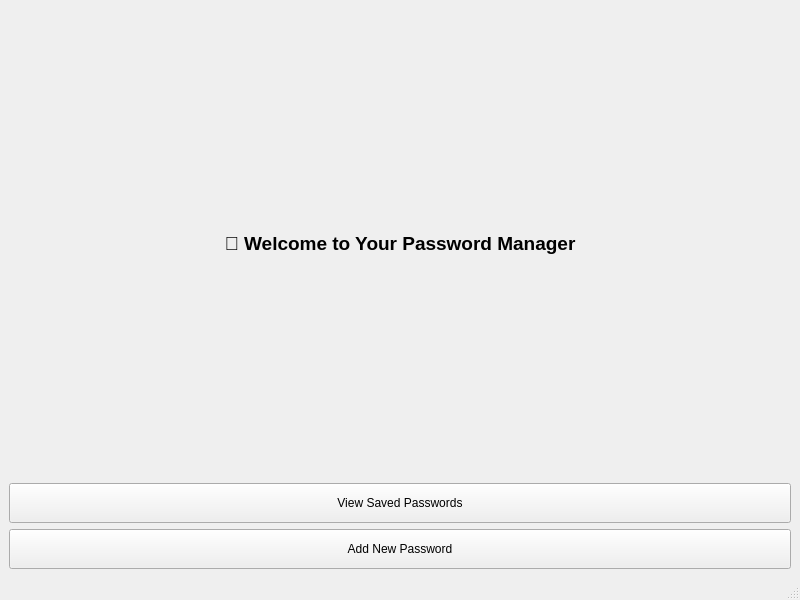
<?xml version="1.0" encoding="UTF-8"?>
<ui version="4.0">
 <class>MainWindow</class>
 <widget class="QMainWindow" name="MainWindow">
  <property name="geometry">
   <rect>
    <x>0</x>
    <y>0</y>
    <width>800</width>
    <height>600</height>
   </rect>
  </property>
  <property name="windowTitle">
   <string>Password Manager</string>
  </property>
  <widget class="QWidget" name="centralwidget">
   <layout class="QVBoxLayout" name="verticalLayout">
    <item>
     <widget class="QLabel" name="titleLabel">
      <property name="text">
       <string>🔐 Welcome to Your Password Manager</string>
      </property>
      <property name="alignment">
       <set>Qt::AlignCenter</set>
      </property>
      <property name="font">
       <font>
        <pointsize>14</pointsize>
        <weight>75</weight>
        <bold>true</bold>
       </font>
      </property>
     </widget>
    </item>
    <item>
     <widget class="QPushButton" name="viewPasswordsButton">
      <property name="minimumSize">
       <size>
        <width>150</width>
        <height>40</height>
       </size>
      </property>
      <property name="text">
       <string>View Saved Passwords</string>
      </property>
     </widget>
    </item>
    <item>
     <widget class="QPushButton" name="addPasswordButton">
      <property name="minimumSize">
       <size>
        <width>150</width>
        <height>40</height>
       </size>
      </property>
      <property name="text">
       <string>Add New Password</string>
      </property>
     </widget>
    </item>
   </layout>
  </widget>
  <widget class="QMenuBar" name="menubar">
   <property name="geometry">
    <rect>
     <x>0</x>
     <y>0</y>
     <width>800</width>
     <height>22</height>
    </rect>
   </property>
  </widget>
  <widget class="QStatusBar" name="statusbar"/>
 </widget>
 <resources/>
 <connections/>
</ui>
